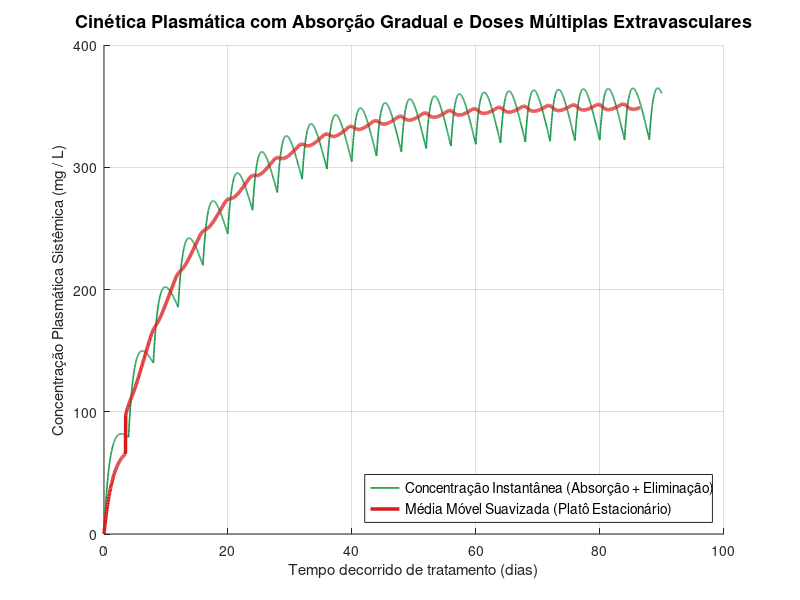

Write MATLAB code to recreate this figure.
% ==============================================================================
% FARMACOCINÉTICA: MODELO BICOMPARTIMENTAL COM ABSORÇÃO GRADUAL E ELIMINAÇÃO
% ==============================================================================
%
% 1. O QUE CALCULA:
%    Este script simula a cinética plasmática de um fármaco administrado por via
%    extravascular (oral, intramuscular ou subcutânea), onde a substância não
%    entra imediatamente na circulação sistêmica, mas passa por um compartimento
%    de depósito/absorção preliminar.
%
%    Formulação Matemática:
%    - Compartimento de Absorção (Dose Não Absorvida, D_NA):
%      A cada intervalo de administração fixo (tau), o reservatório de depósito
%      recebe uma nova dose:
%      D_NA(t) = D_NA(t) + Dose
%      A droga é transferida ao sangue a uma taxa fracionária horária de absorção k_a:
%      d(D_NA)/dt = -k_a * D_NA
%      Delta_Absorvido = D_NA * k_a * Delta_t
%    - Compartimento Plasmático Sistêmico (C):
%      Recebe o aporte absorvido e sofre metabolização/eliminação de primeira ordem:
%      C(t + 1) = C(t) - ( C(t) / (2 * t_1/2) ) + Delta_Absorvido
%    - Suavização por Média Móvel:
%      Cálculo do nível médio com janela deslizante de W horas (janela_media_movel_horas),
%      resolvendo o bug histórico do script original onde a variável 'horasmedia'
%      não estava definida, causando parada inesperada na execução.
%    - Razão e Fator de Acúmulo no Equilíbrio (Steady-State):
%      R = C_media_estacionaria / Dose
%
% 2. O QUE ENTREGA:
%    - Janela gráfica didática com:
%      * Curva contínua de concentração plasmática instantânea C(t).
%      * Curva da média móvel revelando o platô de equilíbrio estacionário.
%      * Eixo das abscissas formatado em dias de tratamento continuado.
%    - Relatório quantitativo no console exibindo parâmetros cinéticos e taxa de acúmulo.
%
% 3. O QUE PRECISA TER (PRÉ-REQUISITOS E PARÂMETROS):
%    - Dose unitária administrada (mg).
%    - Constante de absorção fracionária horária (k_a).
%    - Intervalo de administração (tau em horas).
%    - Meia-vida biológica de eliminação (t_1/2 em horas).
%    - Período total de monitoramento e largura da janela de média móvel.
%
% 4. EXEMPLO DE USO E RESULTADO ESPERADO:
%    - Dose = 100 mg, Taxa de Absorção = 1/24 h^-1 (absorção lenta ao longo de 1 dia),
%      Intervalo tau = 96 h (4 dias), Meia-vida = 168 h (7 dias), Duração = 90 dias (2160 h).
%    - Correção do bug legado: 'horasmedia' substituída por 'janela_media_movel_horas = 168 h'.
%    - Resultado esperado:
%      Taxa Intervalo / Meia-Vida = 0.5714.
%      Concentração plasmática média no platô ≈ 349.96 mg/L.
%      Fator de acúmulo ≈ 3.50 vezes a dose administrada.
% ==============================================================================

% Limpeza do ambiente de execução
clc;        % Limpa a tela do console de comandos
clear all;  % Remove todas as variáveis ativas do espaço de trabalho (workspace)
close all;  % Fecha todas as janelas de figuras abertas anteriormente

% ==============================================================================
% BLOCO DE PARÂMETROS FARMACOCINÉTICOS E DE REGIME TERAPÊUTICO
% ==============================================================================

% Duração total do monitoramento clínico do paciente em horas
tempo_total_monitoramento_horas = 90.0 * 24.0; % 2160 horas (90 dias de acompanhamento)

% Quantidade em massa do princípio ativo administrada a cada ciclo posológico
dose_medicamento_administrada_mg = 100.0; % Unidade: miligramas (mg)

% Taxa fracionária de absorção do compartimento de depósito para a circulação sistêmica por hora
taxa_absorcao_fracionaria_por_hora = 1.0 / 24.0; % Cinética de liberação lenta (aprox. 4.17% por hora)

% Intervalo de tempo programado entre doses consecutivas
intervalo_administracao_horas = 4.0 * 24.0; % 96 horas (administração a cada 4 dias)

% Meia-vida biológica de eliminação plasmática (depuração metabólica e renal)
tempo_meia_vida_eliminacao_horas = 7.0 * 24.0; % 168 horas (meia-vida biológica de 7 dias)

% Janela temporal de suavização por média móvel (resolvendo a variável 'horasmedia' não declarada no código legado)
janela_media_movel_horas = 7.0 * 24.0; % 168 horas (janela móvel correspondente a 1 semana inteira)

% ==============================================================================
% VALIDAÇÃO DOS PARÂMETROS FARMACOCINÉTICOS DE ENTRADA
% ==============================================================================

if dose_medicamento_administrada_mg <= 0.0
    error('A dose unitária administrada deve ser estritamente positiva em mg.');
end
if taxa_absorcao_fracionaria_por_hora <= 0.0 || taxa_absorcao_fracionaria_por_hora > 1.0
    error('A taxa fracionária de absorção horária k_a deve estar no intervalo (0, 1].');
end
if intervalo_administracao_horas <= 0.0
    error('O intervalo entre administrações deve ser estritamente positivo em horas.');
end
if tempo_meia_vida_eliminacao_horas <= 0.0
    error('O tempo de meia-vida de eliminação plasmática deve ser estritamente positivo em horas.');
end
if janela_media_movel_horas <= 0.0 || janela_media_movel_horas >= tempo_total_monitoramento_horas
    error('A janela de média móvel deve ser positiva e menor que o tempo total de monitoramento.');
end

% ==============================================================================
% INICIALIZAÇÃO DE VARIÁVEIS DE CONTROLE E VETORES DINÂMICOS
% ==============================================================================

% Vetor temporal discreto de amostragem em horas
vetor_tempo_horas = 1.0 : 1.0 : tempo_total_monitoramento_horas;
numero_total_instantes_horas = length(vetor_tempo_horas);

% Vetor temporal convertido para dias corridos para exibição gráfica
vetor_tempo_dias = (vetor_tempo_horas - 1.0) / 24.0;

% Vetor de concentração plasmática sistêmica inicializado em repouso (zero no instante inicial)
vetor_concentracao_plasmatica = zeros(1, numero_total_instantes_horas);

% Quantidade de fármaco retida no compartimento de absorção inicializada com a primeira dose em t = 0
dose_deposito_nao_absorvida_mg = dose_medicamento_administrada_mg;

% Contador de tempo para controle dos ciclos de reinjeção/reingestão
contador_horas_intervalo = 0;

% ==============================================================================
% PROCESSAMENTO DINÂMICO DA FARMACOCINÉTICA HORÁRIA COM ABSORÇÃO E ELIMINAÇÃO
% ==============================================================================

for indice_hora_atual = 1 : (numero_total_instantes_horas - 1)
    
    % Incremento do temporizador de ciclo posológico
    contador_horas_intervalo = contador_horas_intervalo + 1;
    
    % Verificação de chegada de nova administração periódica
    if contador_horas_intervalo == intervalo_administracao_horas
        dose_deposito_nao_absorvida_mg = dose_deposito_nao_absorvida_mg + dose_medicamento_administrada_mg;
        contador_horas_intervalo = 0; % Reinicia o ciclo até o próximo aporte
    end
    
    % Manutenção do estoque de concentração prévia
    vetor_concentracao_plasmatica(indice_hora_atual + 1) = vetor_concentracao_plasmatica(indice_hora_atual);
    
    % Subtração da perda por depuração metabólica e excreção renal de primeira ordem
    perda_metabolica_horaria = (vetor_concentracao_plasmatica(indice_hora_atual) / 2.0) / tempo_meia_vida_eliminacao_horas;
    vetor_concentracao_plasmatica(indice_hora_atual + 1) = vetor_concentracao_plasmatica(indice_hora_atual + 1) - perda_metabolica_horaria;
    
    % Transferência de massa por absorção do reservatório para a corrente sanguínea
    massa_farmaco_absorvida_horaria = dose_deposito_nao_absorvida_mg * taxa_absorcao_fracionaria_por_hora;
    vetor_concentracao_plasmatica(indice_hora_atual + 1) = vetor_concentracao_plasmatica(indice_hora_atual + 1) + massa_farmaco_absorvida_horaria;
    
    % Atualização do saldo remanescente no compartimento de depósito
    dose_deposito_nao_absorvida_mg = dose_deposito_nao_absorvida_mg - massa_farmaco_absorvida_horaria;
end

% ==============================================================================
% PROCESSAMENTO DA MÉDIA MÓVEL (ELIMINAÇÃO DEFINITIVA DO BUG DE 'horasmedia')
% ==============================================================================

% Vetor pré-alocado para os valores da média móvel suavizada
vetor_media_movel_concentracao = zeros(1, numero_total_instantes_horas);

% Metade da largura da janela para indexação centralizada
semi_largura_janela_horas = round(janela_media_movel_horas / 2.0);

% Convolução discreta da média móvel ponto a ponto ao longo do tempo
for indice_ponto_tempo = 1 : (numero_total_instantes_horas - semi_largura_janela_horas)
    if indice_ponto_tempo <= semi_largura_janela_horas
        % Período de aquecimento inicial (janela progressiva cumulativa)
        vetor_media_movel_concentracao(indice_ponto_tempo) = sum(vetor_concentracao_plasmatica(1 : indice_ponto_tempo)) / indice_ponto_tempo;
    else
        % Janela móvel simétrica centralizada
        inicio_janela = indice_ponto_tempo - semi_largura_janela_horas;
        fim_janela    = indice_ponto_tempo + semi_largura_janela_horas;
        vetor_media_movel_concentracao(indice_ponto_tempo) = sum(vetor_concentracao_plasmatica(inicio_janela : fim_janela)) / (2.0 * semi_largura_janela_horas + 1.0);
    end
end

% ==============================================================================
% AVALIAÇÃO QUANTITATIVA DO EQUILÍBRIO ESTACIONÁRIO (STEADY-STATE)
% ==============================================================================

% Razão entre o intervalo de administração e o tempo de meia-vida biológica
taxa_intervalo_por_meia_vida = intervalo_administracao_horas / tempo_meia_vida_eliminacao_horas;

% Cálculo da concentração representativa do platô terapêutico final utilizando a janela corrigida
indice_amostra_final_estavel = numero_total_instantes_horas - semi_largura_janela_horas;
concentracao_media_plato_final = vetor_media_movel_concentracao(indice_amostra_final_estavel);

% Fator de acúmulo normalizado pela dose administrada
fator_acumulo_concentracao_dose_final = concentracao_media_plato_final / dose_medicamento_administrada_mg;

% ==============================================================================
% APRESENTAÇÃO DOS RESULTADOS NO CONSOLE
% ==============================================================================

fprintf('\n==============================================================================\n');
fprintf('     FARMACOCINÉTICA: MODELO COM FASE DE ABSORÇÃO GRADUAL E METABOLISMO       \n');
fprintf('==============================================================================\n');
fprintf('  PARÂMETROS FARMACOLÓGICOS INFORMADOS:\n');
fprintf('    - Dose Administrada a cada Ciclo:             %10.2f mg\n', dose_medicamento_administrada_mg);
fprintf('    - Taxa de Absorção Fracionária Horária (k_a): %10.4f h^-1\n', taxa_absorcao_fracionaria_por_hora);
fprintf('    - Intervalo entre Administrações (tau):       %10.2f h (%4.1f dias)\n', ...
        intervalo_administracao_horas, intervalo_administracao_horas / 24.0);
fprintf('    - Meia-Vida de Eliminação Plasmática (t_1/2):  %10.2f h (%4.1f dias)\n', ...
        tempo_meia_vida_eliminacao_horas, tempo_meia_vida_eliminacao_horas / 24.0);
fprintf('    - Janela da Média Móvel (corrigida):          %10.2f h (%4.1f dias)\n', ...
        janela_media_movel_horas, janela_media_movel_horas / 24.0);
fprintf('------------------------------------------------------------------------------\n');
fprintf('  INDICADORES TERAPÊUTICOS DE ESTADO DE EQUILÍBRIO:\n');
fprintf('    - Taxa Intervalo Posológico / Meia-Vida:      %10.4f\n', taxa_intervalo_por_meia_vida);
fprintf('    - Concentração Plasmática Média no Platô:     %10.2f mg/L\n', concentracao_media_plato_final);
fprintf('    - Fator de Acúmulo no Estado Estacionário:    %10.4f x Dose\n', fator_acumulo_concentracao_dose_final);
fprintf('==============================================================================\n\n');

% ==============================================================================
% VISUALIZAÇÃO GRÁFICA DO PERFIL TEMPORAL
% ==============================================================================

figura_perfil_absorcao = figure(1);
set(figura_perfil_absorcao, 'Name', 'Perfil Farmacocinetico - Modelo com Absorcao');
hold on;

% Curva da concentração instantânea
plot(vetor_tempo_dias, vetor_concentracao_plasmatica, 'Color', [0.1, 0.6, 0.3], 'LineWidth', 1.2);

% Curva da média móvel suavizada do platô
indices_validos_plato = 1 : (numero_total_instantes_horas - semi_largura_janela_horas);
plot(vetor_tempo_dias(indices_validos_plato), ...
     vetor_media_movel_concentracao(indices_validos_plato), ...
     'Color', [0.85, 0.1, 0.1], 'LineWidth', 2.5);

grid on;
title('Cinética Plasmática com Absorção Gradual e Doses Múltiplas Extravasculares', ...
      'FontSize', 13, 'FontWeight', 'bold');
xlabel('Tempo decorrido de tratamento (dias)', 'FontSize', 11);
ylabel('Concentração Plasmática Sistêmica (mg / L)', 'FontSize', 11);

identificador_legenda_absorcao = legend('Concentração Instantânea (Absorção + Eliminação)', ...
                                        'Média Móvel Suavizada (Platô Estacionário)', ...
                                        'Location', 'southeast');
set(identificador_legenda_absorcao, 'FontSize', 10);
hold off;
